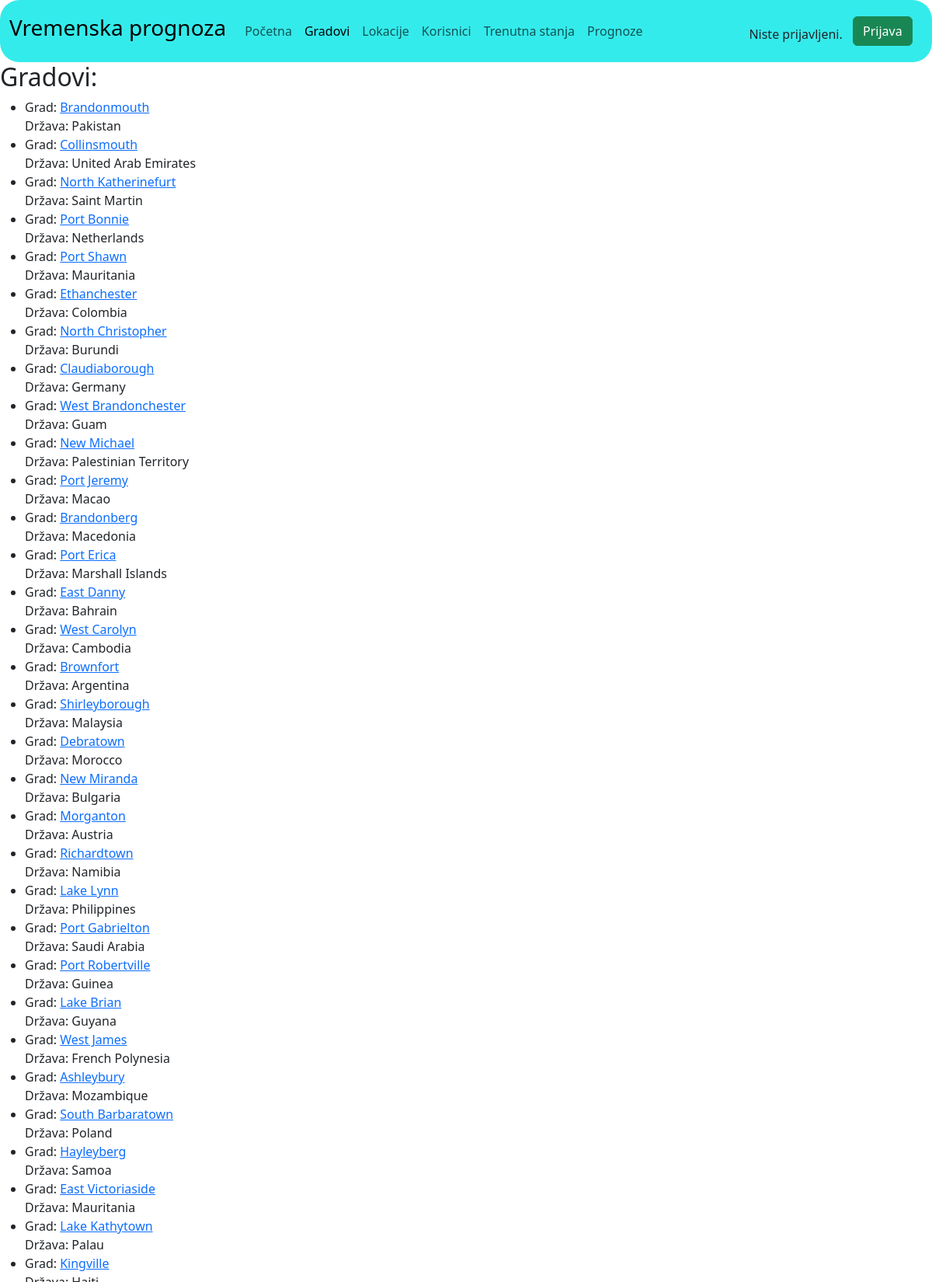
/gradovi (upper part), run on the app's committed database.
### main/models.py (models this page shows, shortened)
class Grad(models.Model):
    ime_grada = models.CharField("Ime grada", max_length=64)
    drzava = models.CharField("Drzava u kojoj se nalazi: ", max_length=64)

### main/views.py (the view)
# urls.py: path('gradovi', views.GradList.as_view(), name='gradovi'),
class GradList(ListView):
    model = Grad

### main/templates/main/grad_list.html (shortened to what this page needs)
<head>
    <link href="https://cdn.jsdelivr.net/npm/bootstrap@5.3.0-alpha1/dist/css/bootstrap.min.css" rel="stylesheet">
</head>
<nav class="navbar navbar-expand-lg" style="background-color: #34ebeb;border-radius: 25px;">
    <div class="container-fluid">
      <a class="navbar-brand" href="#"><h3>Vremenska prognoza</h3></a>
      <div class="collapse navbar-collapse" id="navbarSupportedContent">
        <ul class="navbar-nav me-auto mb-2 mb-lg-0">
          <li class="nav-item">
            <a class="nav-link" aria-current="page" href="/">Početna</a>
          </li>
          <li class="nav-item">
            <a class="nav-link active" aria-current="page" href="/gradovi">Gradovi</a>
          </li>
          <li class="nav-item">
            <a class="nav-link" aria-current="page" href="/lokacije">Lokacije</a>
          </li>
          <li class="nav-item">
            <a class="nav-link" aria-current="page" href="/korisnici">Korisnici</a>
          </li>
          <li class="nav-item">
            <a class="nav-link" aria-current="page" href="/trenutnavremena">Trenutna stanja</a>
          </li>
          <li class="nav-item">
            <a class="nav-link" aria-current="page" href="/prognoze">Prognoze</a>
          </li>
        </ul>
        <div class="nav-link disabled" style="margin-right: 10pt;">
            {% if user.is_authenticated %}
                <br/>
                <p>Vaše ime: {{ user.username }}</p>
            {% else %}
                <br/>
                <p>Niste prijavljeni.</p>
            {% endif %}
        </div>
        {% if user.is_authenticated %}
            <a class="btn btn-danger" style="margin-right: 10pt;" href="/odjava">Odjava</a></br>
        {% else %}
            <a class="btn btn-success" style="margin-right: 10pt;" href="/accounts/login">Prijava</a></br>
        {% endif %}
      </div>
    </div>
  </nav>
{% block content %}
    <h2>Gradovi:</h2>
    <ul>
        {% for grad in object_list %}
            <li>
                Grad: <a href="/gradovi/{{grad.id}}">{{ grad.ime_grada }}</a><br>
                Država: {{ grad.drzava }}
            </li>
        {% endfor %}
    </ul>
{% endblock %}

### data on the page
Grad: ime_grada "Brandonmouth", drzava "Pakistan"
Grad: ime_grada "Collinsmouth", drzava "United Arab Emirates"
Grad: ime_grada "North Katherinefurt", drzava "Saint Martin"
Grad: ime_grada "Port Bonnie", drzava "Netherlands"
Grad: ime_grada "Port Shawn", drzava "Mauritania"
Grad: ime_grada "Ethanchester", drzava "Colombia"
Grad: ime_grada "North Christopher", drzava "Burundi"
Grad: ime_grada "Claudiaborough", drzava "Germany"
Grad: ime_grada "West Brandonchester", drzava "Guam"
Grad: ime_grada "New Michael", drzava "Palestinian Territory"
Grad: ime_grada "Port Jeremy", drzava "Macao"
Grad: ime_grada "Brandonberg", drzava "Macedonia"
Grad: ime_grada "Port Erica", drzava "Marshall Islands"
Grad: ime_grada "East Danny", drzava "Bahrain"
Grad: ime_grada "West Carolyn", drzava "Cambodia"
Grad: ime_grada "Brownfort", drzava "Argentina"
Grad: ime_grada "Shirleyborough", drzava "Malaysia"
Grad: ime_grada "Debratown", drzava "Morocco"
Grad: ime_grada "New Miranda", drzava "Bulgaria"
Grad: ime_grada "Morganton", drzava "Austria"
Grad: ime_grada "Richardtown", drzava "Namibia"
Grad: ime_grada "Lake Lynn", drzava "Philippines"
Grad: ime_grada "Port Gabrielton", drzava "Saudi Arabia"
Grad: ime_grada "Port Robertville", drzava "Guinea"
Grad: ime_grada "Lake Brian", drzava "Guyana"
Grad: ime_grada "West James", drzava "French Polynesia"
Grad: ime_grada "Ashleybury", drzava "Mozambique"
Grad: ime_grada "South Barbaratown", drzava "Poland"
Grad: ime_grada "Hayleyberg", drzava "Samoa"
Grad: ime_grada "East Victoriaside", drzava "Mauritania"
Grad: ime_grada "Lake Kathytown", drzava "Palau"
Grad: ime_grada "Kingville"
